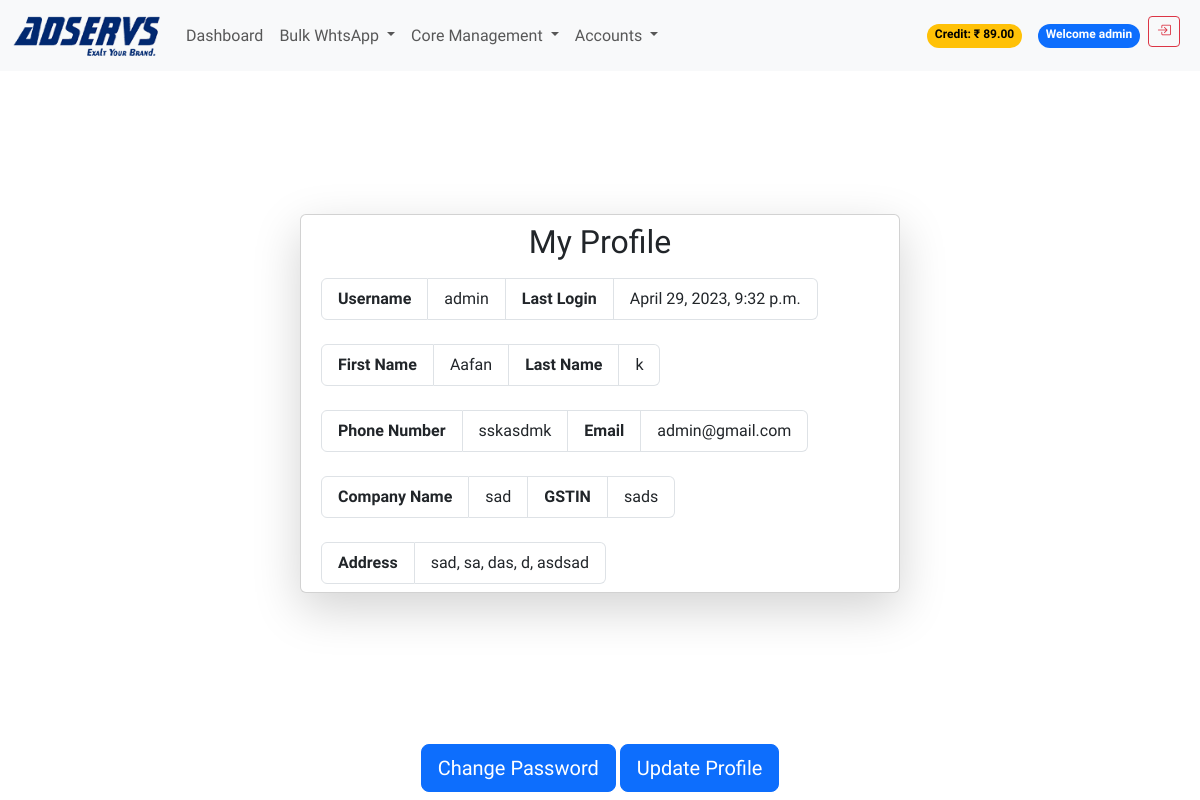
Page /myProfile/ (signed in) on the earlier database version.
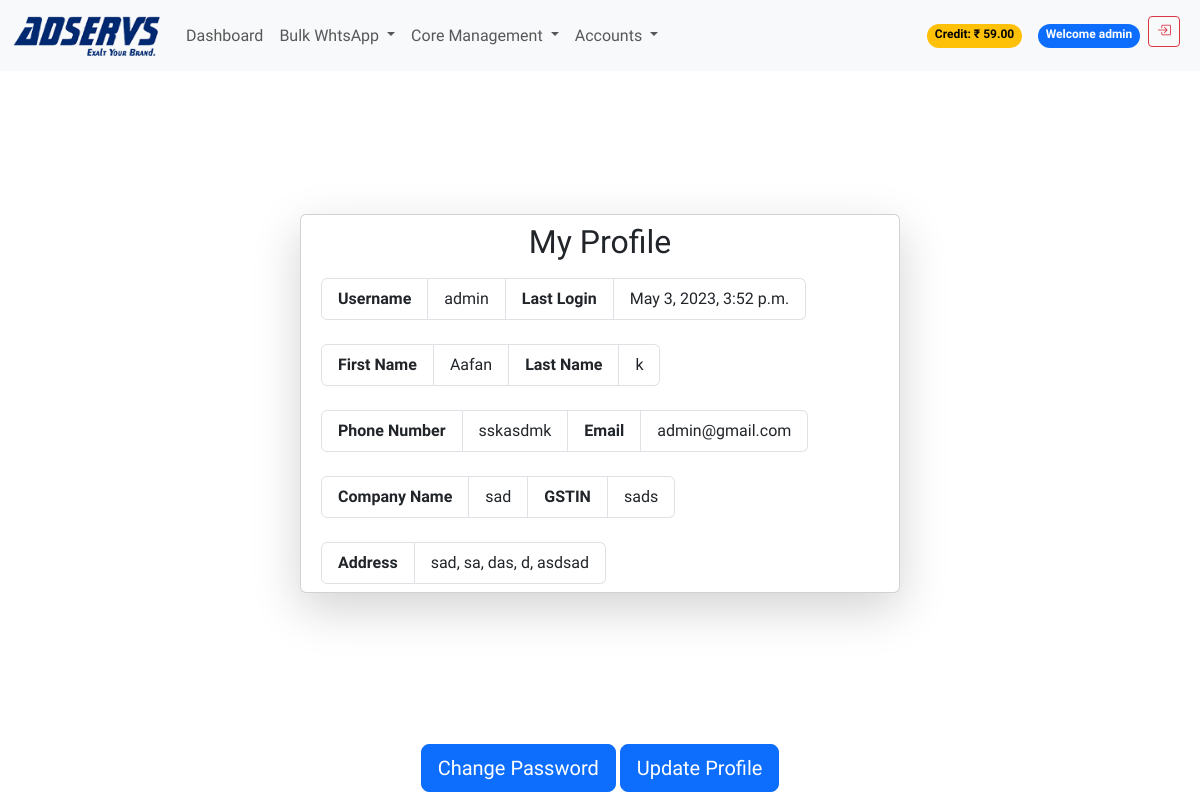
Same page on the later database version.
### accounts/models.py (models this page shows, shortened)
class Account(AbstractBaseUser):
    email = models.EmailField(unique=True)
    username = models.CharField(unique=True, max_length=20)
    first_name = models.CharField(max_length=50)
    last_name = models.CharField(max_length=50)
    phone_number = models.CharField(max_length=50)
    company_name = models.CharField(max_length=50)
    gst_number = models.CharField(max_length=50)
    address = models.CharField(max_length=50)
    city = models.CharField(max_length=50)
    state = models.CharField(max_length=50)
    pincode = models.CharField(max_length=50)
    country = models.CharField(max_length=50)
    date_joined = models.DateTimeField(auto_now_add=True)
    last_login = models.DateTimeField(auto_now_add=True)
    is_active = models.BooleanField(default=True)
    is_staff = models.BooleanField(default=False)
    is_superuser = models.BooleanField(default=False)
    is_reseller = models.BooleanField(default=False)
    whtsapp_app = models.BooleanField(default=True)
    voice_app = models.BooleanField(default=False)
    reseller = models.ForeignKey('self', on_delete=models.CASCADE, null=True, blank=True, related_name='belongs_to')
    wallet_balance = models.DecimalField(max_digits=10, decimal_places=2, default=0)
    objects = AccountManager()
    USERNAME_FIELD = 'email'
    REQUIRED_FIELDS = ['username']

### accounts/views.py (the view)
# urls.py: path('myProfile/', views.my_profile, name='myProfile'),
@login_required(login_url='login')
def my_profile(request):
    try:
        userprofile = Account.objects.get(email=request.user.email)
    except Account.DoesNotExist:
        userprofile = None
    if request.method == 'POST':
        form = AccountUpdateForm(
            request.POST, request.FILES, instance=userprofile)
        if form.is_valid():
            form.save()
            return redirect('myProfile')
    else:
        form = AccountUpdateForm(instance=userprofile)
    context = {
        'form': form,
        'userprofile': userprofile,
        "site": "My Profile",
        }
    return render(request, 'accounts/my_profile.html', context)

### templates/accounts/my_profile.html (shortened to what this page needs)
{% extends 'base.html' %}
{% load static %}
{% block content %}
{% include 'includes/navbar.html' %}
<div class="container text-center col-sm-6 m-auto card shadow-lg">
  <main class="">
    <h2 class="my-2">My Profile</h2>
    <div class="px-2 py-2">
      <ul class="list-group list-group-horizontal">
        <li class="list-group-item"><strong>Username</strong></li>
        <li class="list-group-item">{{ user.username }}</li>
        <li class="list-group-item"><strong>Last Login</strong></li>
        <li class="list-group-item">{{ user.last_login }}</li>
      </ul>
      <br>
      <ul class="list-group list-group-horizontal">
        <li class="list-group-item"><strong>First Name</strong></li>
        <li class="list-group-item">{{ user.first_name }}</li>
        <li class="list-group-item"><strong>Last Name</strong></li>
        <li class="list-group-item">{{ user.last_name }}</li>
      </ul>
      <br>
      <ul class="list-group list-group-horizontal">
        <li class="list-group-item"><strong>Phone Number</strong></li>
        <li class="list-group-item">{{ user.phone_number }}</li>
        <li class="list-group-item"><strong>Email</strong></li>
        <li class="list-group-item">{{ user.email }}</li>
      </ul>
      <br>
      <ul class="list-group list-group-horizontal">
        <li class="list-group-item"><strong>Company Name</strong></li>
        <li class="list-group-item">{{ user.company_name }}</li>
        <li class="list-group-item"><strong>GSTIN</strong></li>
        <li class="list-group-item">{{ user.gst_number }}</li>
      </ul>
      <ul class="list-group list-group-horizontal">
        <br>
      </ul>
      <ul class="list-group list-group-horizontal">
        <li class="list-group-item"><strong>Address</strong></li>
        <li class="list-group-item">{{ user.address }}, {{ user.city }}, {{ user.state }}, {{ user.pincode }}, {{ user.country }}</li>
      </ul>
    </div>
  </main>
</div>
<div class="container col-sm-6 text-center">
    <button type="button" class="btn btn-lg btn-primary my-2" data-bs-toggle="modal"
      data-bs-target="#changePassword">
      Change Password
    </button>
    <a class="btn btn-lg btn-primary" href=" {% url 'updateProfile' %}">Update Profile</a>
</div>
{% endblock %}

### templates/includes/navbar.html (shortened to what this page needs)
{% load static %}
<nav class="navbar navbar-expand-lg bg-body-tertiary sticky-top">
    <div class="container-fluid">
        <a class="navbar-brand" href="{% url 'index' %}">
            <img src="{% static 'assets/img/logo.png' %}" alt="AdServs" width="150" height="45">
        </a>
        <div class="collapse navbar-collapse" id="navbarSupportedContent">
            <ul class="navbar-nav me-auto mb-2 mb-lg-0 flex-grow-1">
                <li class="nav-item">
                    <a class="nav-link" aria-current="page" href="{% url 'index' %}">Dashboard</a>
                </li>
                {% if request.user.whtsapp_app %}
                <li class="nav-item dropdown">
                    <a class="nav-link dropdown-toggle" href="#" role="button" data-bs-toggle="dropdown"
                        aria-expanded="false">
                        Bulk WhtsApp
                    </a>
                </li>
                {% endif %}
                {% if request.user.is_reseller %}
                <li class="nav-item dropdown">
                    <a class="nav-link dropdown-toggle" href="#" role="button" data-bs-toggle="dropdown"
                        aria-expanded="false">
                        Core Management
                    </a>
                </li>
                {% endif %}
                <li class="nav-item dropdown">
                    <a class="nav-link dropdown-toggle" href="#" role="button" data-bs-toggle="dropdown"
                        aria-expanded="false">
                        Accounts
                    </a>
                </li>
                <div class="d-flex ms-auto">
                    {% if user.is_authenticated %}
                    <li class="nav-item px-4"></li>
                        <span class="badge rounded-pill text-bg-warning my-2">Credit: ₹ {{ user.wallet_balance }}</span>
                    <li class="nav-item px-2"></li>
                        <span class="badge rounded-pill text-bg-primary my-2">Welcome {{ user.username }}</span>
                    <li class="nav-item px-2">
                        <a href="{% url 'logout' %}" class="btn btn-sm btn-outline-danger"
                        data-bs-toggle="tooltip" data-bs-placement="top" data-bs-title="Logout">
                          <i class="bi bi-box-arrow-in-right"></i>
                        </a>
                    </li>
                    {% endif %}
                </div>
            </ul>
        </div>
    </div>
</nav>

Differences in the rows shown:
changed Account "admin": wallet_balance "89.00" → "59.00"; last_login "April 29, 2023, 9:32 p.m." → "May 3, 2023, 3:52 p.m."
